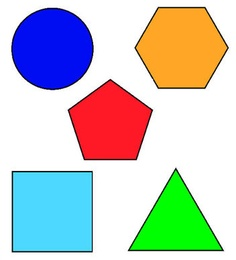
#> input picture shapes.jpg, 236 x 260 px
$ python task2-p2.py
#> lines starting #> are read from the running program, lines starting #| are printed output that depends on the picture; after the words box and inside, x2 and y2 are one past the last pixel; in counts of white or black regions, pixels touching at a corner belong together
# -*- coding: utf-8 -*-
"""
Created on Sat Jun 26 22:24:47 2021

@author: FranticUser
"""

# python code to detect shapes part 1
import cv2
import imutils
import numpy as np
from matplotlib import pyplot as plt

# reading image
img = cv2.imread('shapes.jpg')
#> img is the input picture: shape (260, 236, 3); mean B, G, R 196.2, 199.3, 193.6
cv2.imshow('shapes',img)

# converting image into grayscale image
gray1 = cv2.cvtColor(img, cv2.COLOR_BGR2GRAY)
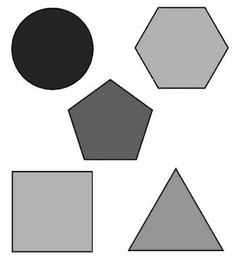
#> gray1: shape (260, 236); min 5, max 255, mean 197.2
#cv2.imshow('Middle',gray1)
#blurred = cv2.GaussianBlur(gray1, (5, 5), 0)  #not recomended don't do this!
# setting threshold of gray image
_, threshold = cv2.threshold(gray1, 127, 255, cv2.THRESH_BINARY)
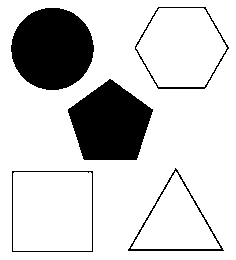
#> threshold: shape (260, 236); 81.6% white; 5 black regions

# using a findContours() function
contours, _ = cv2.findContours(
    threshold, cv2.RETR_TREE, cv2.CHAIN_APPROX_SIMPLE)
#> contours = 9 contours; largest, box (x1, y1, x2, y2) and area: (0, 0, 236, 260) 60865, (11, 170, 94, 253) 6722, (13, 172, 92, 251) 6082, (134, 6, 230, 90) 5936, (10, 7, 95, 91) 5426
#print(contours)
i = 0

# list for storing names of shapes
for contour in contours:

    # here we are ignoring first counter cause it also detects entire image as as shape
    if i == 0:
        i = 1
        continue

    # cv2.approxPloyDP() function to approximate the shape
    approx = cv2.approxPolyDP(
        contour, 0.01 * cv2.arcLength(contour, True), True)

    # using drawContours() function
    #cv2.drawContours(img, [contour], 0, (0, 0, 255), 5)

    # finding center point of shape
    M = cv2.moments(contour)
    if M['m00'] != 0.0:
        x = int(M['m10']/M['m00'])
        y = int(M['m01']/M['m00'])

    #x=approx.ravel()[0]
    #y=approx.ravel()[1]

    # putting shape name at center of each shape
    if len(approx) == 3:
        cv2.putText(img, 'Triangle', (x, y),
                    cv2.FONT_HERSHEY_SIMPLEX, 0.5, (0, 0, 0), 2)

    elif len(approx) == 4:
        (x,y,w,h) = cv2.boundingRect(approx)
        ar = w /float(h)

        Name = 'Square' if ar >=0.95 and ar <=1.05 else 'Rectangle'
        cv2.putText(img, Name, (x, y),
                    cv2.FONT_HERSHEY_SIMPLEX, 0.5, (0, 00,), 2)

    elif len(approx) == 5:
        cv2.putText(img, 'Pentagon', (x, y),
                    cv2.FONT_HERSHEY_SIMPLEX, 0.5, (0, 0, 0), 2)

    elif len(approx) == 6:
        cv2.putText(img, 'Hexagon', (x, y),
                    cv2.FONT_HERSHEY_SIMPLEX, 0.5, (0, 0, 0), 2)

    elif len(approx) == 7:
        cv2.putText(img, 'Heptagon', (x, y),
                    cv2.FONT_HERSHEY_SIMPLEX, 0.5, (0,0, 0), 2)

    elif len(approx) == 8:
        cv2.putText(img, 'Octogon', (x, y),
                    cv2.FONT_HERSHEY_SIMPLEX, 0.5, (0, 0, 0), 2)

    elif 6 < len(approx) < 15:
        cv2.putText(img, "Ellipse", (x, y),
                    cv2.FONT_HERSHEY_SIMPLEX, 0.5, (0, 0 ,0), 2)
    else:
        cv2.putText(img, 'Circle', (x, y),
                    cv2.FONT_HERSHEY_SIMPLEX, 0.5, (0, 0, 0), 2)
#> this loop made 9 passes
#> (approx, x, y, w, h, ar, Name) on passes 2 to 3: ([[11, 171], [92, 170], [93, 251], [12, 252]], 11, 170, 83, 83, 1, 'Square'), ([[14, 172], [13, 250], [91, 250], [91, 173]], 13, 172, 79, 79, 1, 'Square')
#> (approx, x, y) on passes 4 to 5: ([[175, 167], [223, 251], [127, 250]], 175, 222), ([[175, 171], [131, 248], [220, 248]], 175, 222)
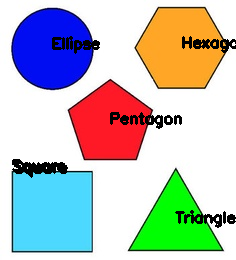
#> img: shape (260, 236, 3); 3.86% of pixels changed, all inside (x1, y1, x2, y2) = (12, 36, 236, 228)
#> after the loop, i = 1

# displaying the image after drawing contours
cv2.imshow('shapes', img)

cv2.waitKey(0)
cv2.destroyAllWindows()
